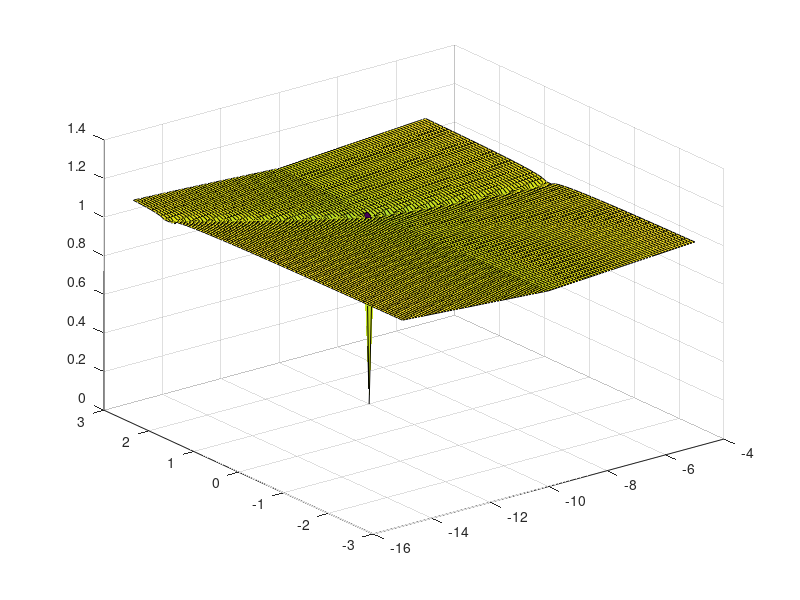

Recreate this plot in MATLAB.
function prog7b()
    [x1,x2]=meshgrid(-15:0.1:-5,-3:0.1:3);
    fterm=nthroot(abs(x2-0.01.*x1.*x1),100);
    sterm=0.01*abs(x1+10);
    f=fterm+sterm;
    surf(x1,x2,f);
end